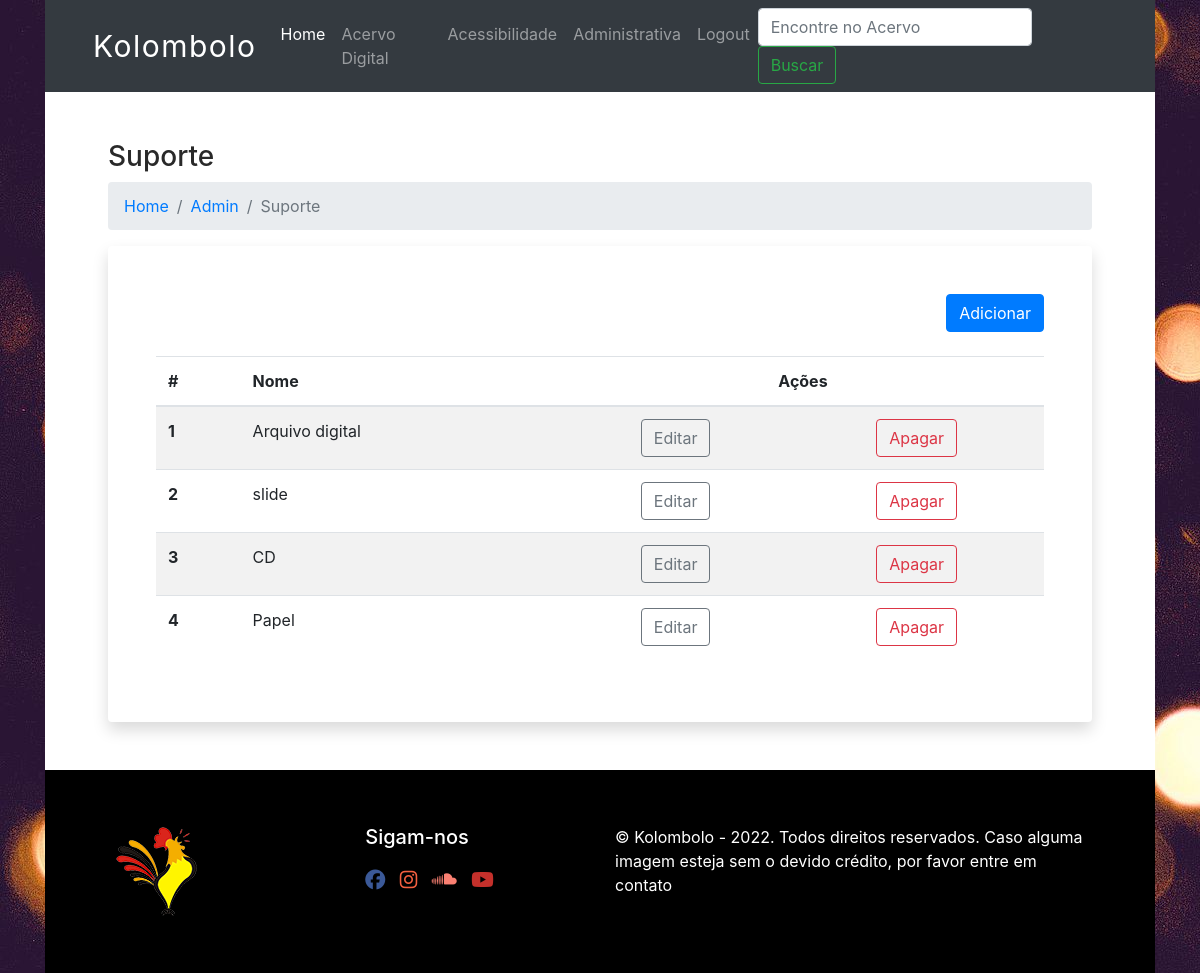
The page /suporte-admin (signed in) on the database as committed earlier.
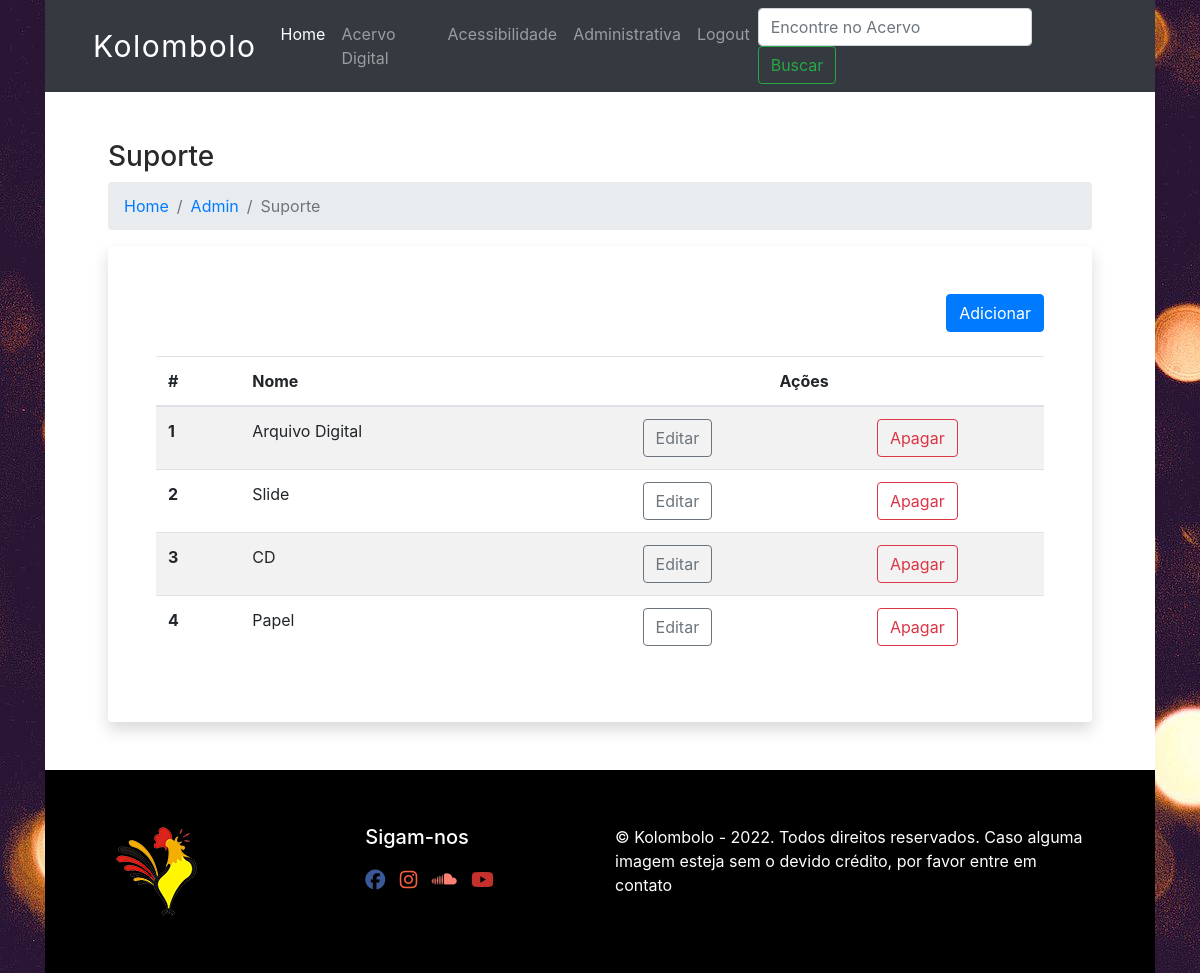
The same page on the database as committed later.
### database.py (models this page shows, shortened)
class Suporte(Base):
    __tablename__='suporte'
    id=Column(Integer(), primary_key=True, autoincrement=True)
    name=Column(String(80), nullable=False, unique=True)

### app.py (the view)
@app.route('/suporte-admin')
@login_required
def suporte_admin():
    suportes = local_session.query(Suporte).all()
    return render_template("suporte_admin.html", current_user=current_user, suportes=suportes)

### app.py (called while the page is built)
@login_manager.user_loader
def load_user(user_id):
    return local_session.query(User).get(int(user_id))

### templates/suporte_admin.html (shortened to what this page needs)
{% extends "base.html" %}
{% block content %}
<div class="container px-5">
    <h3>Suporte</h3>
    <nav aria-label="breadcrumb">
      <ol class="breadcrumb">
        <li class="breadcrumb-item"><a href="/">Home</a></li>
        <li class="breadcrumb-item"><a href="/admin">Admin</a></li>
        <li class="breadcrumb-item active" aria-current="page">Suporte</li>
      </ol>
    </nav>
    <div class="container p-5 shadow bg-white rounded">
      <a class="btn btn-primary float-right mb-4" href="{{url_for('suporte')}}">Adicionar</a>
        <table class="table table-striped">
            <thead>
              <tr>
                <th scope="col">#</th>
                <th scope="col">Nome</th>
                <th  class="text-center" colspan="2" scope="col">Ações</th>
              </tr>
            </thead>
            <tbody>
                {% for suporte in suportes %}
                    <tr>
                        <th scope="row">{{ suporte.id }}</th>
                        <td>{{ suporte.name }}</td>
                        <td class="text-center"><a class="btn btn-outline-secondary"href="{{url_for('edit_suporte', suporte_id=suporte.id)}}">Editar</a></td>
                        <td class="text-center"><a class="btn btn-outline-danger" href="{{url_for('delete_suporte', suporte_id=suporte.id) }}">Apagar</a></td>
                    </tr>
                {% endfor %}
            </tbody>
          </table>
    </div>
  </div>
{% endblock %}

### templates/base.html (shortened to what this page needs)
<!DOCTYPE html>
<html lang="pt">
  <head>
    <link rel="stylesheet" href="https://cdn.jsdelivr.net/npm/bootstrap@4.6.1/dist/css/bootstrap.min.css">
    <link rel="stylesheet" href="../static/css/styles.css" />
  </head>
  <body>
    <div class="container">
      <nav class="navbar navbar-expand-lg navbar-dark bg-dark px-5">
        <a class="navbar-brand" accesskey="1" href="/">Kolombolo</a>
        <div class="collapse navbar-collapse" id="navbarSupportedContent">
          <ul class="navbar-nav mx-auto">
            <li class="nav-item active">
              <a class="nav-link" href="/">Home <span class="sr-only">(current)</span></a>
            </li>
            <li class="nav-item">
              <a class="nav-link" href="/search">Acervo Digital</a>
            </li>
            <li class="nav-item">
              <a class="nav-link" accesskey="9" href="/acessibilidade">Acessibilidade</a>
            </li>
              {% if current_user.is_authenticated %}
              <li class="nav-item">
                <a class="nav-link" href="/admin">Administrativa</a>
              </li>
              {% endif %}
            <li class="nav-item">
              {% if current_user.is_authenticated %}
                <a class="nav-link" href="/logout">Logout</a>
              {% else %}
              <a class="nav-link" href="/login">Login</a>
              {% endif %}
            </li>
          </ul>
          <form class="form-inline my-2 my-lg-0" method="post">
            <input class="form-control mr-sm-2" type="input" placeholder="Encontre no Acervo" aria-label="Busca" accesskey="2" />
            <button class="btn btn-outline-success my-2 my-sm-0" type="submit"> Buscar</button>
          </form>
        </div>
      </nav>
      <div class="container bg-white py-5">
        {% block content %}{% endblock %}
      </div>
      <footer id="footer">
        <div class="container">
          <div class="row">
            <div class="col-md-3">
              <a href="https://www.kolombolo.org/" target="_blank"
                ><img
                  src="{{url_for('static', filename='assets/image/logo_footer.png')}}"
                  alt="logo - Kolombolo"
              /></a>
            </div>
            <div class="col-md-3">
              <h5>Sigam-nos</h5>
              <ul>
                <li class="social-facebook">
                  <a
                    href="https://pt-br.facebook.com/kolombolosp"
                    target="_blank"
                    ><i class="fab fa-facebook fa-lg"></i
                  ></a>
                </li>
                <li class="social-instagram">
                  <a
                    href="https://www.instagram.com/kolombolosp/"
                    target="_blank"
                    ><i class="fab fa-instagram fa-lg"></i
                  ></a>
                </li>
                <li class="social-soundcloud">
                  <a
                    href="https://soundcloud.com/kolombolo-di-piratininga"
                    target="_blank"
                    ><i class="fab fa-soundcloud fa-lg"></i
                  ></a>
                </li>
                <li class="social-youtube">
                  <a href="http://www.youtube.com/kolombolosp" target="_blank"
                    ><i class="fab fa-youtube fa-lg"></i
                  ></a>
                </li>
              </ul>
            </div>
            <div class="col-md-6">
              © Kolombolo - 2022. Todos direitos reservados. Caso alguma imagem
              esteja sem o devido crédito, por favor entre em contato
            </div>
          </div>
        </div>
      </footer>
    </div>
  </body>
</html>

### static/css/styles.css (style rules this page uses)
body { background-image: url("../assets/image/fundo_01.jpg"); color:#292929; }
.navbar-brand { font-size: 30px; color: white; letter-spacing: 1.5px; }
#footer { background-color: black; padding: 5%; color: white; }
#footer ul { list-style-type: none; padding: 10px 0; }
#footer li { display: inline; padding: 0 10px 0 0; }
.fa-instagram { color: #F56040; }
.fa-soundcloud { color: salmon; }
.fa-facebook { color: #3B5998; }
.fa-youtube { color: #C4302B; }

Rows that differ between the two databases and show on the page:
changed Suporte id 1: name "Arquivo digital" → "Arquivo Digital"
changed Suporte id 2: name "slide" → "Slide"
